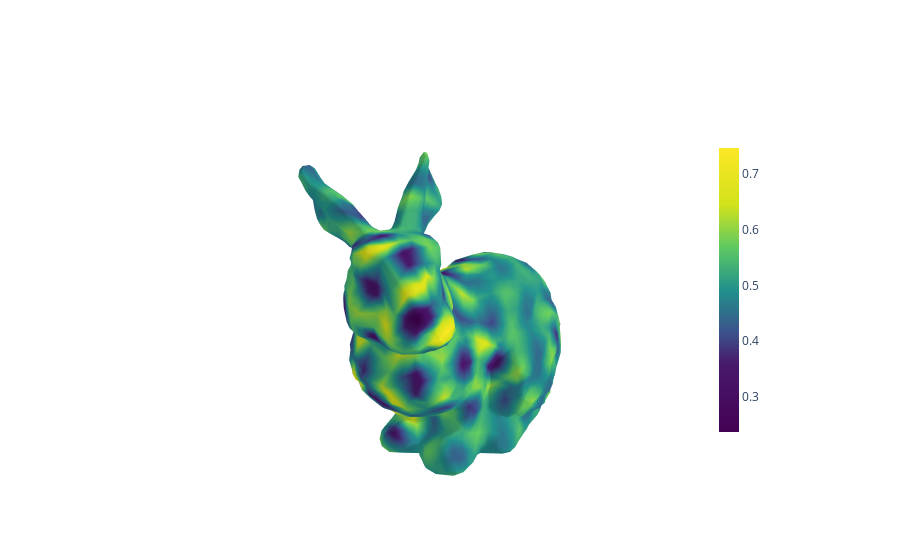

The code cell stored with this chart in its notebook:
### Markdown cell above
Original scalar field over mesh

### Code cell
import kaleido
fig = plot_mesh(V, F, func_array, cmin, cmax)
# This produces a png image
fig.show(renderer="png")
# This produces an interactive plot
fig.show()

### Figure 1 — Plotly figure (JSON) as saved in the notebook; plotly's stock layout.template omitted (floating-point values rounded to 4 significant figures; data arrays with more than 128 entries replaced by an {"elided": "..."} marker saying what was removed)
{"data": [{"cmax": 0.7468, "cmin": 0.2368, "colorbar": {"len": 0.8, "thickness": 20, "x": 0.85}, "colorscale": [[0, "#440154"], [0.24, "#481a6c"], [0.35, "#3b528b"], [0.5, "#21918c"], [0.65, "#5ec962"], [0.8, "#d2e21b"], [1, "#fde725"]], "i": {"elided": "3998 int values"}, "intensity": {"elided": "2002 float values"}, "j": {"elided": "3998 int values"}, "k": {"elided": "3998 int values"}, "name": "y", "showscale": true, "type": "mesh3d", "x": {"elided": "2002 float values"}, "y": {"elided": "2002 float values"}, "z": {"elided": "2002 float values"}}], "layout": {"scene": {"camera": {"eye": {"x": -1.17, "y": -1.17, "z": 0.585}}, "xaxis": {"showgrid": false, "showticklabels": false, "title": {"text": ""}, "visible": false}, "yaxis": {"showgrid": false, "showticklabels": false, "title": {"text": ""}, "visible": false}, "zaxis": {"showgrid": false, "showticklabels": false, "title": {"text": ""}, "visible": false}}}}
